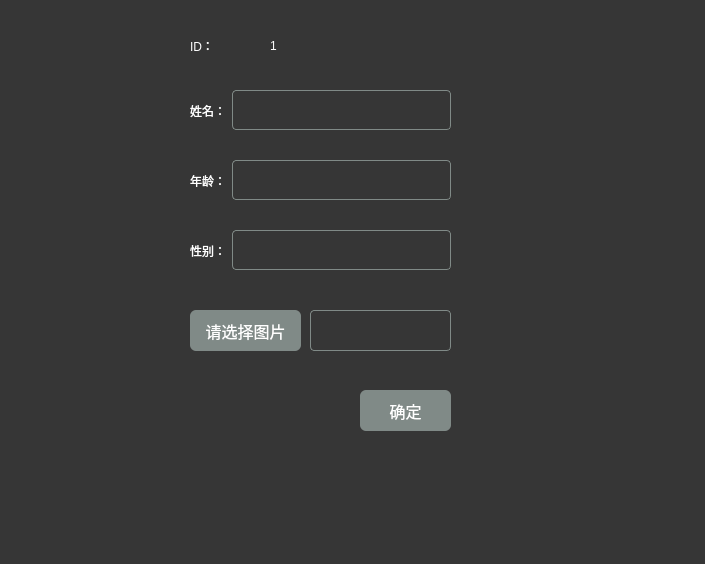
<?xml version="1.0" encoding="UTF-8"?>
<ui version="4.0">
 <class>MainWindow</class>
 <widget class="QMainWindow" name="MainWindow">
  <property name="geometry">
   <rect>
    <x>0</x>
    <y>0</y>
    <width>705</width>
    <height>564</height>
   </rect>
  </property>
  <property name="windowTitle">
   <string>注册界面</string>
  </property>
  <property name="windowIcon">
   <iconset>
    <normaloff>master.png</normaloff>master.png</iconset>
  </property>
  <property name="styleSheet">
   <string notr="true">QWidget
{
	background-color:rgb(54,54,54);
}
 
QLabel,QGroupBox
{
	color:white;
    font:12px;
}
 
QLineEdit,QPlainTextEdit
{
	color:white;
	font:13px;
 
	/*边界线 border:none 没有边界*/
	border:1px solid rgb(128, 138, 135);
 
	/*背景的颜色*/
	background: rgb(54, 54, 54);
 
	/*边角4像素圆滑*/
	border-radius: 4px;
}
 
/*鼠标滑动到LineEditor时*/
QLineEdit::hover
{
  	color:rgb(250,250,250);  /*字体的颜色*/
  	border-color:rgb(50,480,40);
  	background-color:rgb(47,79,79);
}
 
QPushButton
{
	background-color:rgb(128, 138, 135);
	color:white;
    font:16px;
    border-radius:6px; 
}
 
QPushButton:hover
{
    color:#0000ff;
    background-color:rgb(210, 205, 205); /*改变背景色*/
    border-style:inset;/*改变边框风格*/
    padding-left:1px;
    padding-top:1px;
}</string>
  </property>
  <widget class="QWidget" name="centralwidget">
   <widget class="QWidget" name="layoutWidget">
    <property name="geometry">
     <rect>
      <x>190</x>
      <y>80</y>
      <width>261</width>
      <height>61</height>
     </rect>
    </property>
    <layout class="QHBoxLayout" name="horizontalLayout">
     <item>
      <widget class="QLabel" name="label">
       <property name="text">
        <string>姓名：</string>
       </property>
      </widget>
     </item>
     <item>
      <widget class="QLineEdit" name="le1">
       <property name="minimumSize">
        <size>
         <width>0</width>
         <height>40</height>
        </size>
       </property>
      </widget>
     </item>
    </layout>
   </widget>
   <widget class="QPushButton" name="btn1">
    <property name="geometry">
     <rect>
      <x>190</x>
      <y>310</y>
      <width>111</width>
      <height>41</height>
     </rect>
    </property>
    <property name="text">
     <string>请选择图片</string>
    </property>
   </widget>
   <widget class="QWidget" name="layoutWidget_2">
    <property name="geometry">
     <rect>
      <x>190</x>
      <y>150</y>
      <width>261</width>
      <height>61</height>
     </rect>
    </property>
    <layout class="QHBoxLayout" name="horizontalLayout_2">
     <item>
      <widget class="QLabel" name="label_2">
       <property name="text">
        <string>年龄：</string>
       </property>
      </widget>
     </item>
     <item>
      <widget class="QLineEdit" name="le2">
       <property name="minimumSize">
        <size>
         <width>0</width>
         <height>40</height>
        </size>
       </property>
      </widget>
     </item>
    </layout>
   </widget>
   <widget class="QPushButton" name="btn2">
    <property name="geometry">
     <rect>
      <x>360</x>
      <y>390</y>
      <width>91</width>
      <height>41</height>
     </rect>
    </property>
    <property name="text">
     <string>确定</string>
    </property>
   </widget>
   <widget class="QWidget" name="layoutWidget_3">
    <property name="geometry">
     <rect>
      <x>190</x>
      <y>220</y>
      <width>261</width>
      <height>61</height>
     </rect>
    </property>
    <layout class="QHBoxLayout" name="horizontalLayout_3">
     <item>
      <widget class="QLabel" name="label_3">
       <property name="text">
        <string>性别：</string>
       </property>
      </widget>
     </item>
     <item>
      <widget class="QLineEdit" name="le3">
       <property name="minimumSize">
        <size>
         <width>0</width>
         <height>40</height>
        </size>
       </property>
      </widget>
     </item>
    </layout>
   </widget>
   <widget class="QLineEdit" name="le4">
    <property name="geometry">
     <rect>
      <x>310</x>
      <y>310</y>
      <width>141</width>
      <height>41</height>
     </rect>
    </property>
   </widget>
   <widget class="QLabel" name="label_4">
    <property name="geometry">
     <rect>
      <x>190</x>
      <y>30</y>
      <width>71</width>
      <height>31</height>
     </rect>
    </property>
    <property name="text">
     <string>ID：</string>
    </property>
   </widget>
   <widget class="QLabel" name="l5">
    <property name="geometry">
     <rect>
      <x>270</x>
      <y>30</y>
      <width>121</width>
      <height>31</height>
     </rect>
    </property>
    <property name="text">
     <string>1</string>
    </property>
   </widget>
  </widget>
  <widget class="QMenuBar" name="menubar">
   <property name="geometry">
    <rect>
     <x>0</x>
     <y>0</y>
     <width>705</width>
     <height>26</height>
    </rect>
   </property>
  </widget>
  <widget class="QStatusBar" name="statusbar"/>
 </widget>
 <resources/>
 <connections>
  <connection>
   <sender>btn1</sender>
   <signal>clicked()</signal>
   <receiver>MainWindow</receiver>
   <slot>slot1()</slot>
   <hints>
    <hint type="sourcelabel">
     <x>155</x>
     <y>360</y>
    </hint>
    <hint type="destinationlabel">
     <x>150</x>
     <y>392</y>
    </hint>
   </hints>
  </connection>
  <connection>
   <sender>btn2</sender>
   <signal>clicked()</signal>
   <receiver>MainWindow</receiver>
   <slot>slot2()</slot>
   <hints>
    <hint type="sourcelabel">
     <x>328</x>
     <y>420</y>
    </hint>
    <hint type="destinationlabel">
     <x>315</x>
     <y>473</y>
    </hint>
   </hints>
  </connection>
 </connections>
 <slots>
  <slot>slot1()</slot>
  <slot>slot2()</slot>
 </slots>
</ui>
